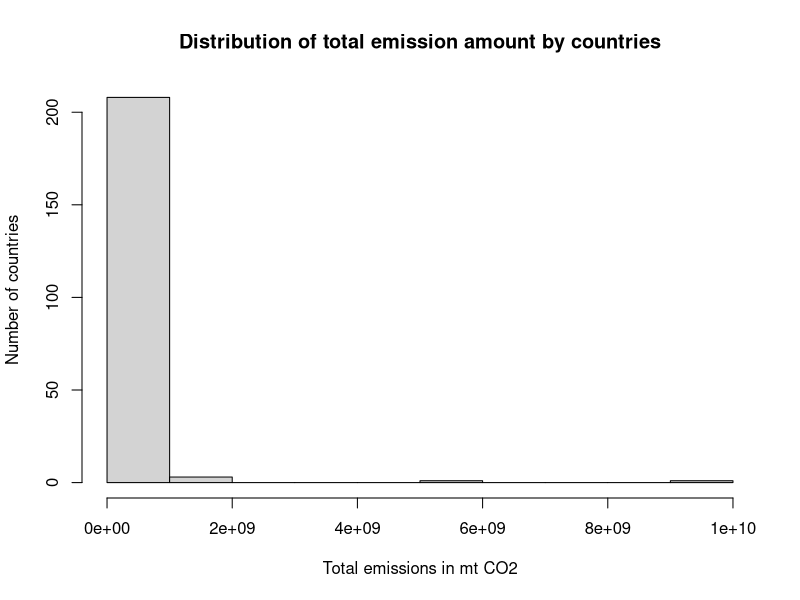
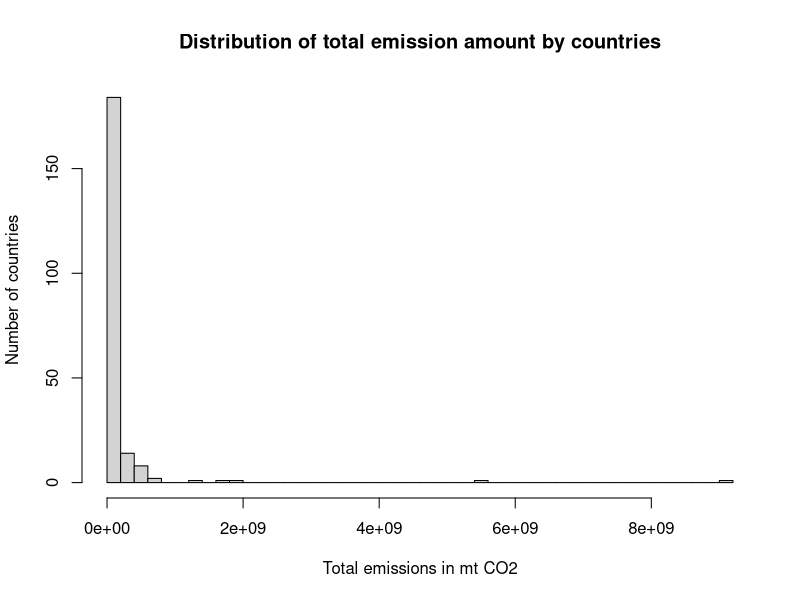
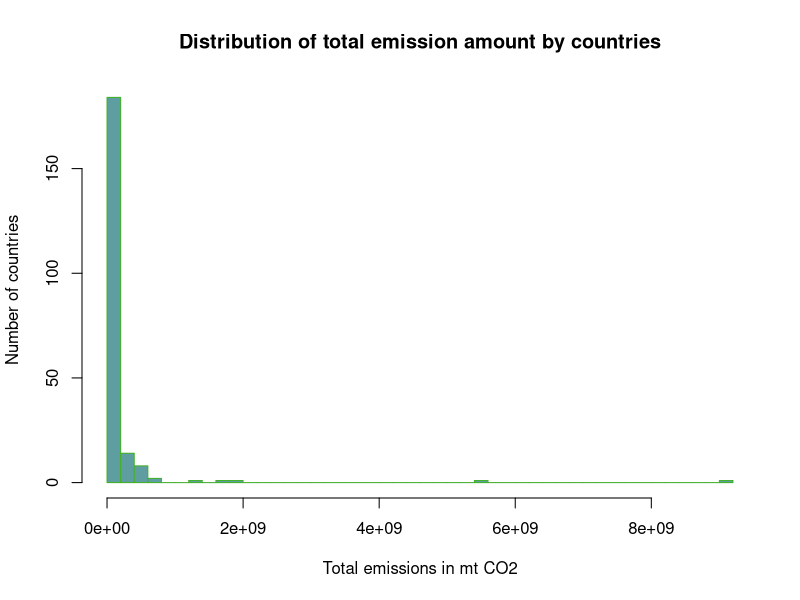

These charts were generated, in order, by the following R code:
install.packages(tidyverse)
library(tidyverse)

install.packages(readr)
library(readr)

# read_csv from readr package
emissions_data <- read_csv("resources/files/country_data2.csv")
milk_data <- read_csv("resources/files/CADairyProduction.csv")

# Histagram is a way to represent a distribution of a one dimensional variable.
hist(emissions_data$mtCO2,
     ylab = "Number of countries",
     xlab = "Total emissions in mt CO2",
     main = "Distribution of total emission amount by countries"
)

# 'breaks' parameter allows us to control the amount of bins on histogram
hist(emissions_data$mtCO2,
     breaks = 50, # amount of bins
     ylab = "Number of countries",
     xlab = "Total emissions in mt CO2",
     main = "Distribution of total emission amount by countries"
)

# col <- for color, border <- for border color
hist(emissions_data$mtCO2,
     breaks = 50, # amount of bins
     ylab = "Number of countries",
     xlab = "Total emissions in mt CO2",
     main = "Distribution of total emission amount by countries",
     col = "cadetBlue", # R built-in colors
     border = "#43B02A", #HSE green, CMYK (70,0,100,0)
)